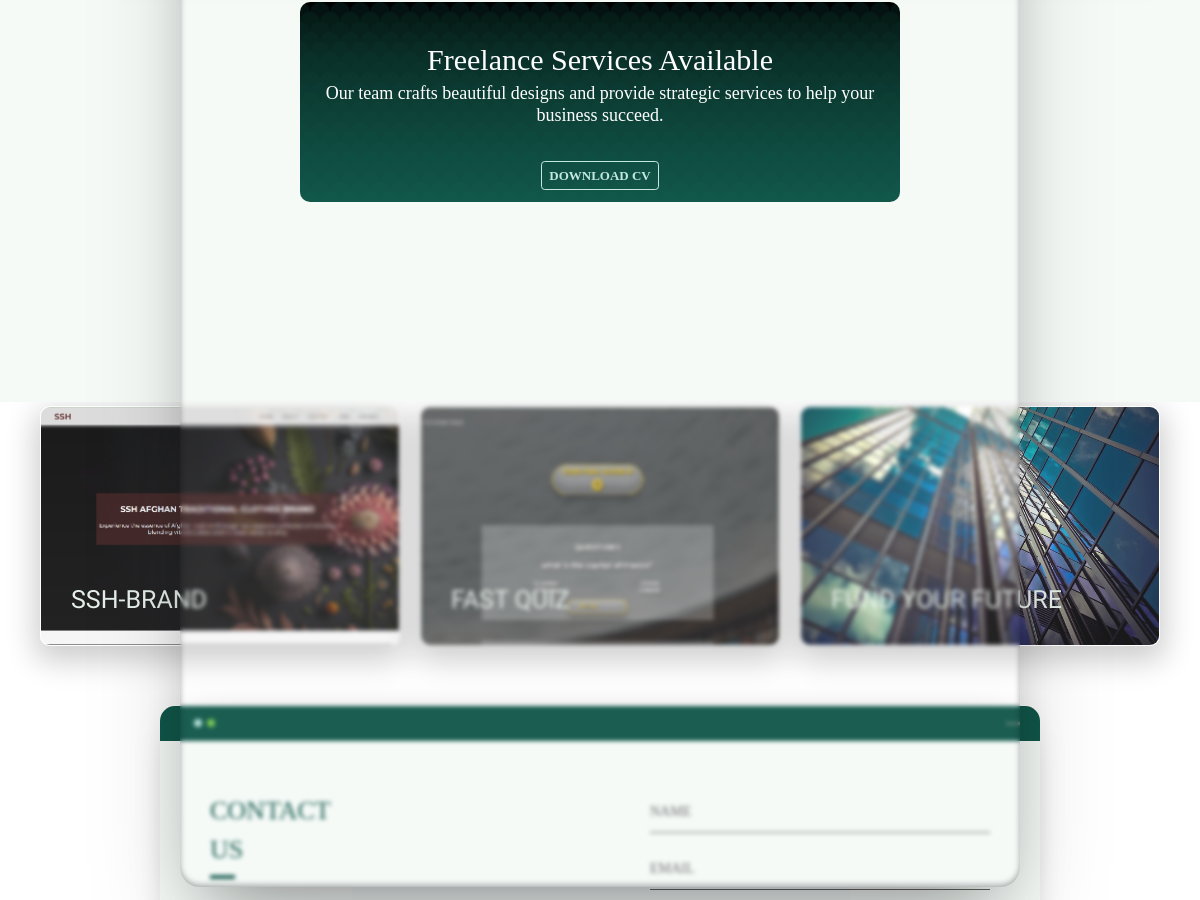
Before: / (middle part) with the older database file.
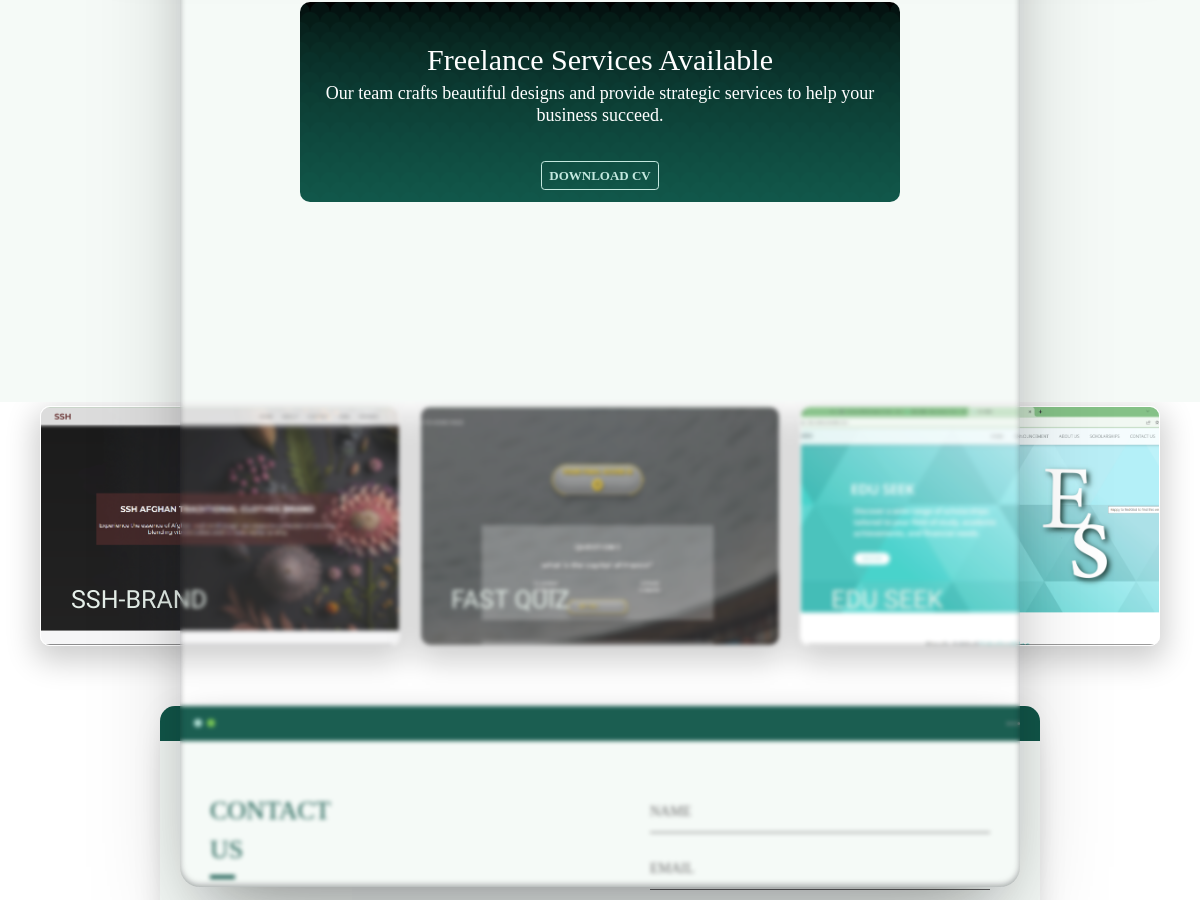
After: the same page with the newer database file.
### members/models.py (models this page shows)
class projects(models.Model):
  link = models.CharField(max_length=255)
  image_property = models.FileField(upload_to='img',max_length=255,null=True,blank=True,default=None)
  catagory = models.CharField(max_length=255,null=True,blank=True)
  name=models.CharField(max_length=255,null=True,blank=True)
  description = models.CharField(max_length=255,null=True,blank=True)
  name=models.CharField(max_length=255,null=True,blank=True)

### members/views.py (the view, shortened to what this page needs)
# urls.py: path('', views.home, name='home'),
def home(request):
  project=projects.objects.all()
  data2={
     'projects':project
  }
  return render(request,'index.html',data2)

### members/templates/index.html (shortened to what this page needs)
{% load static %}
<!DOCTYPE html>
<html lang="en">
<head>
    <link href="https://cdn.jsdelivr.net/npm/bootstrap@5.3.2/dist/css/bootstrap.min.css" rel="stylesheet">
    <link href='https://unpkg.com/boxicons@2.1.4/css/boxicons.min.css' rel='stylesheet'></head>
    <link rel="stylesheet" href="/static/style.css">
</head>
<body>
    <header id="home">
        <div class="header-box">
            <div class="header-content">
                <div class="container">
                </div>
            </div>
        </div>
    </header>
    <div class="services" id="services">
    </div>
    <div class="freelancer-background"></div>
    <section class="freelancer">
        <div class="text-freelancer">
            <h1>Freelance Services Available</h1>
            <h3>Our team crafts beautiful designs and provide strategic services to help your business succeed.</h3>
            <a href="{% url 'download' %}" class="but-1 btn btn-outline-light fw-semibold" id="btn">DOWNLOAD CV</a>
        </div>
    </section>
    <section class="work my-projects " id="my-projects">
        <div class="project-text">
            <h1>  <span>OUR</span> Works</h1>
            <p> we provide customized solutions to elevate your business's online presence.</p>
        </div>
        <div class="container">
            <div class="row">
                {% for x in projects %}
                <main class="main2 col-lg-4 col-md-4 col-12">
                    <div class = "carder">
                    <img src="{{x.image_property.url}}" alt="{{x.name}}">
                    <div class="card-content">
                        <h2>
                        {{x.name}}
                        </h2>
                    </div>
                    </div>
                </main>
                {% endfor %}
            </div>
        </div>
    </section>
    <section class="contact-us" id="contact-us">
        <div class="container12">
            <form method="post">
                <div class="screen">
                <div class="screen-header">
                    <div class="screen-header-left">
                    <div class="screen-header-button close"></div>
                    <div class="screen-header-button maximize"></div>
                    <div class="screen-header-button minimize"></div>
                    </div>
                    <div class="screen-header-right">
                    <div class="screen-header-ellipsis"></div>
                    <div class="screen-header-ellipsis"></div>
                    <div class="screen-header-ellipsis"></div>
                    </div>
                </div>
                <div class="screen-body">
                    <div class="screen-body-item left">
                    <div class="app-title">
                        <span>CONTACT</span>
                        <span>US</span>
                    </div>
                    </div>
                    <div class="screen-body-item">
                    <div class="app-form">
                        <div class="app-form-group">
                        <input class="app-form-control" placeholder="NAME" name="name" required>
                        </div>
                        <div class="app-form-group">
                        <input class="app-form-control" placeholder="EMAIL" name="email" required>
                        </div>
                    </div>
                    </div>
                </div>
                </div>
            </form>
          </div>
    </section>
</body>
</html>

Changed rows visible on the page:
changed projects: image_property: a different picture; name "FUND YOUR FUTURE" → "EDU SEEK"
